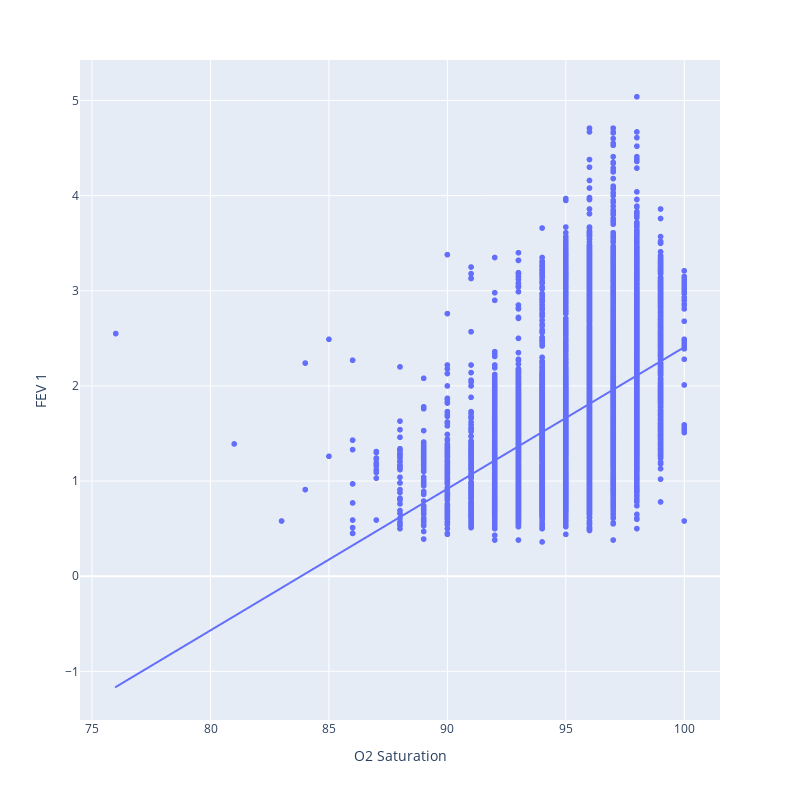

The code cell stored with this chart in its notebook:
### Code cell
# Scatter plot
fig = px.scatter(O2_FEV1, x="O2 Saturation", y="FEV 1", trendline="ols")
fig.update_layout(autosize=False, width=800, height=800)
fig.show()

### Figure 1 — Plotly figure (JSON) as saved in the notebook; plotly's stock layout.template omitted (floating-point values rounded to 4 significant figures; data arrays with more than 128 entries replaced by an {"elided": "..."} marker saying what was removed)
{"data": [{"hovertemplate": "O2 Saturation=%{x}<br>FEV 1=%{y}<extra></extra>", "legendgroup": "", "marker": {"color": "#636efa", "symbol": "circle"}, "mode": "markers", "name": "", "showlegend": false, "x": {"elided": "10100 float values"}, "xaxis": "x", "y": {"elided": "10100 float values"}, "yaxis": "y", "type": "scattergl"}, {"hovertemplate": "<b>OLS trendline</b><br>FEV 1 = 0.148853 * O2 Saturation + -12.4779<br>R<sup>2</sup>=0.203337<br><br>O2 Saturation=%{x}<br>FEV 1=%{y} <b>(trend)</b><extra></extra>", "legendgroup": "", "marker": {"color": "#636efa", "symbol": "circle"}, "mode": "lines", "name": "", "showlegend": false, "x": {"elided": "10100 float values"}, "xaxis": "x", "y": {"elided": "10100 float values"}, "yaxis": "y", "type": "scattergl"}], "layout": {"xaxis": {"anchor": "y", "domain": [0.0, 1.0], "title": {"text": "O2 Saturation"}}, "yaxis": {"anchor": "x", "domain": [0.0, 1.0], "title": {"text": "FEV 1"}}, "legend": {"tracegroupgap": 0}, "margin": {"t": 60}, "autosize": false, "width": 800, "height": 800}}
